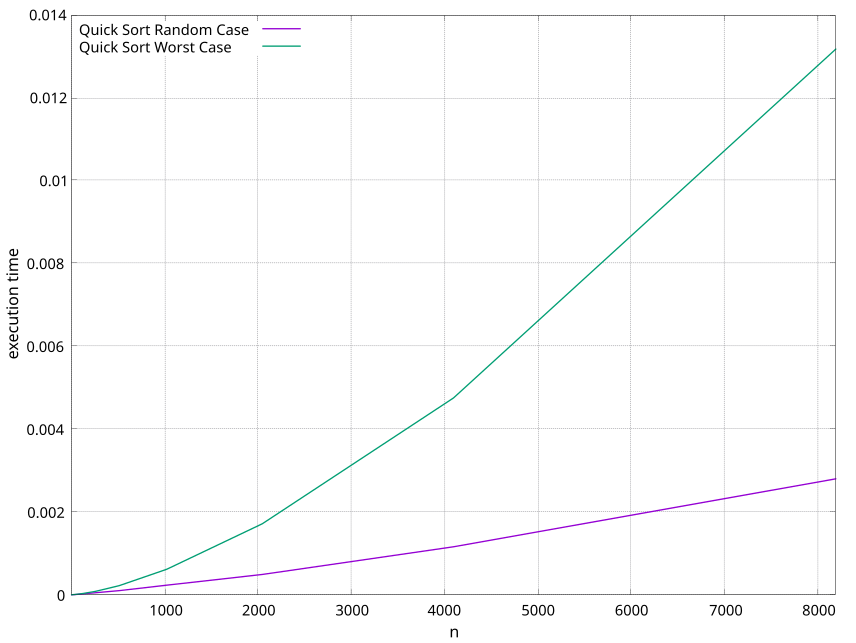

Write gnuplot code to recreate this figure.
reset
set grid
set border lw 0.2;  
set key Left left font ",11"
set tics font ",11"
set xlabel "n" font ",12"
set ylabel "execution time" font ",12"   
set xrange [4:8192] 
plot "times4.dat" u 1:2 w l title "Quick Sort Random Case",\
     "times4.dat" u 1:3 w l title "Quick Sort Worst Case"
